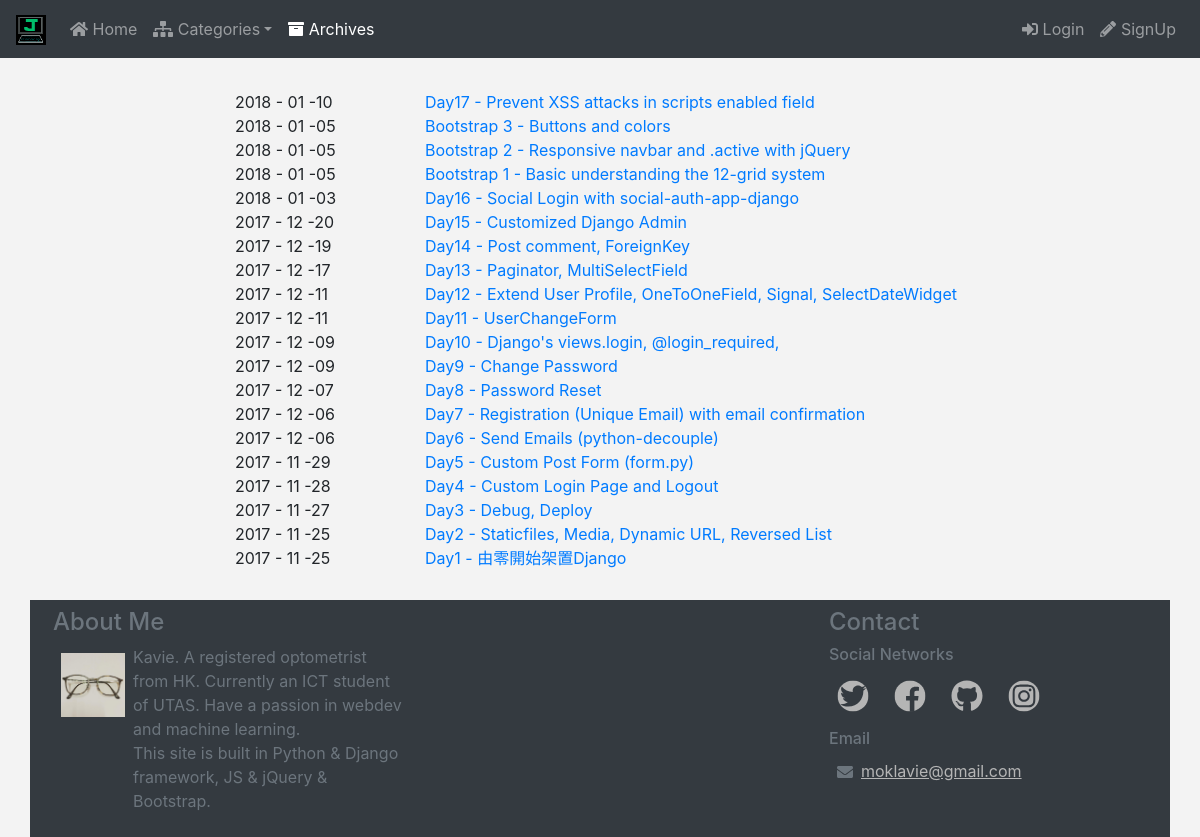
/archives/, run on the app's committed database.
### blog/models.py (models this page shows, shortened)
class Post(models.Model):
	title = models.CharField(max_length=100)					#CharField need to define max_length
	content = models.TextField()
	author = models.ForeignKey(User, on_delete=models.SET_NULL, blank=True, null=True)
	photo = models.URLField(null=True, blank=True)
	photo_upload = models.ImageField(null=True, blank=True)
	time = models.DateTimeField(auto_now_add=True)
	tag = MultiSelectField(null=True, blank=True, choices=(
		('Python3.6','Python3.6'),
		('Django2.0', 'Django2.0'),
		('Nodejs','Nodejs'),
		('Javascript','Javascript'),
		('CSS','CSS'),
		('Font-end','Font-end'),
		('Back-end','Back-end'),
		('Bootstrap','Bootstrap'),
		))

### blog/views.py (the view)
# urls.py: path('archives/', bv.archives, name='archives')
def archives(request):
	post_list = list(reversed(Post.objects.order_by('time')))
	p = Paginator(post_list, 20)
	page = request.GET.get('page')
	posts = p.get_page(page)
	return render(request, 'archives.html', {'posts':posts})

### templates/archives.html (shortened to what this page needs)
{% extends 'base.html' %}
{% block content %}
<div class='row'>
	{% for post in posts %}
	<div class='col-12 col-lg-3'>{{ post.time|date:"Y - m -d" }}</div>
	<div class='col-12 col-lg-9'>
		<a href='{% url "page" key=post.pk %}'>{{post.title}}</a>
	</div>
	{% endfor %}
</div>
{% endblock %}

### static/css/mystyle.css (style rules this page uses)
body { background-color: #f3f3f3; }

### data on the page
Post: time "2018 - 01 -10", title "Day17 - Prevent XSS attacks in scripts enabled field"
Post: time "2018 - 01 -05", title "Bootstrap 3 - Buttons and colors"
Post: time "2018 - 01 -05", title "Bootstrap 2 - Responsive navbar and .active with jQuery"
Post: time "2018 - 01 -05", title "Bootstrap 1 - Basic understanding the 12-grid system"
Post: time "2018 - 01 -03", title "Day16 - Social Login with social-auth-app-django"
Post: time "2017 - 12 -20", title "Day15 - Customized Django Admin"
Post: time "2017 - 12 -19", title "Day14 - Post comment, ForeignKey"
Post: time "2017 - 12 -17", title "Day13 - Paginator, MultiSelectField"
Post: time "2017 - 12 -11", title "Day12 - Extend User Profile, OneToOneField, Signal, SelectDateWidget"
Post: time "2017 - 12 -11", title "Day11 - UserChangeForm"
Post: time "2017 - 12 -09", title "Day10 - Django's views.login, @login_required,"
Post: time "2017 - 12 -09", title "Day9 - Change Password"
Post: time "2017 - 12 -07", title "Day8 - Password Reset"
Post: time "2017 - 12 -06", title "Day7 - Registration (Unique Email) with email confirmation"
Post: time "2017 - 12 -06", title "Day6 - Send Emails (python-decouple)"
Post: time "2017 - 11 -29", title "Day5 - Custom Post Form (form.py)"
Post: time "2017 - 11 -28", title "Day4 - Custom Login Page and Logout"
Post: time "2017 - 11 -27", title "Day3 - Debug, Deploy"
Post: time "2017 - 11 -25", title "Day2 - Staticfiles, Media, Dynamic URL, Reversed List"
Post: time "2017 - 11 -25", title "Day1 - 由零開始架置Django"
